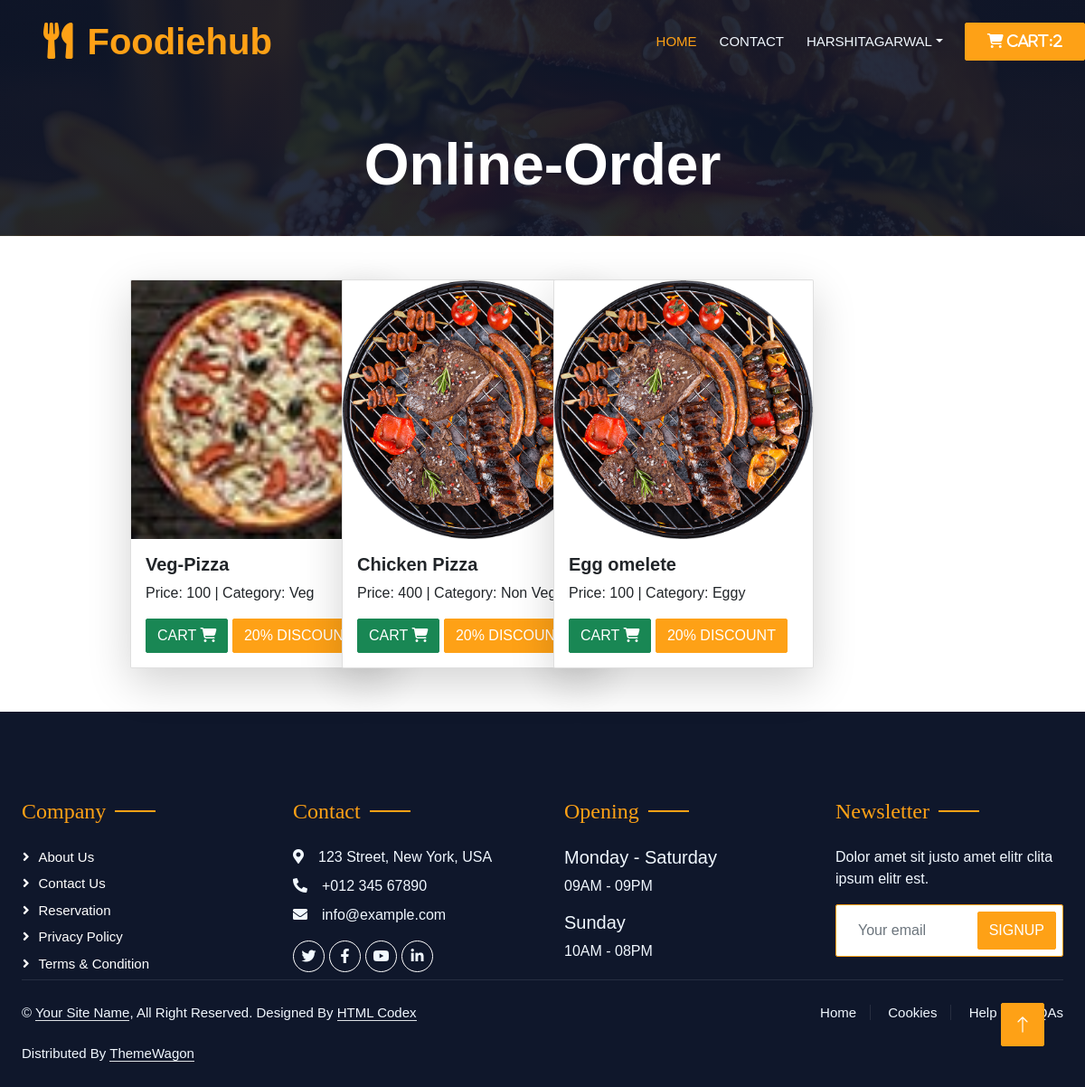
/onlne_order (signed in), run on the app's committed database.
### home/models.py (models this page shows, shortened)
class BaseModel(models.Model):
    uid=models.UUIDField(default=uuid.uuid4 ,editable=False , primary_key=True)
    created_at = models.DateTimeField(auto_now_add=True)
    updated_at = models.DateTimeField(auto_now_add=True)
    class Meta:
        abstract=True

class Dishes(BaseModel):
    category = models.ForeignKey(DishCategory , on_delete=models.CASCADE , related_name="dishes")
    Dish_name=models.CharField(max_length=100)
    Price= models.IntegerField(default=100)
    images = models.ImageField(upload_to='dish')

class DishCategory(BaseModel):
    category_name= models.CharField(max_length=100)

### home/views.py (the view)
# urls.py: path('onlne_order',views.onlineorder,name='onlineorder'),
def onlineorder(request):
    dishes = Dishes.objects.all()
    context = {'dishes' : dishes}
    return render(request,"dish.html" , context)

### template/dish.html (shortened to what this page needs)
<!DOCTYPE html>
<html lang="en">
<head>
    <link href="https://cdn.jsdelivr.net/npm/bootstrap@5.3.3/dist/css/bootstrap.min.css" rel="stylesheet">
    <link rel="stylesheet" href="https://cdnjs.cloudflare.com/ajax/libs/font-awesome/6.3.0/css/all.min.css">
    <link href="https://cdnjs.cloudflare.com/ajax/libs/font-awesome/5.10.0/css/all.min.css" rel="stylesheet">
    <link href="https://cdn.jsdelivr.net/npm/bootstrap-icons@1.4.1/font/bootstrap-icons.css" rel="stylesheet">
    <link href="https://cdn.jsdelivr.net/npm/bootstrap-icons@1.4.1/font/bootstrap-icons.css" rel="stylesheet">
    <link href="/static/lib/animate/animate.min.css" rel="stylesheet">
    <link href="/static/lib/owlcarousel/assets/owl.carousel.min.css" rel="stylesheet">
    <link href="/static/lib/tempusdominus/css/tempusdominus-bootstrap-4.min.css" rel="stylesheet" />
    <link href="/static/css/bootstrap.min.css" rel="stylesheet">
    <link href="/static/css/style.css" rel="stylesheet">
</head>
<body>
    <div class="container-xxl bg-white p-0">
        <div class="container-xxl position-relative p-0">
            <nav class="navbar navbar-expand-lg navbar-dark bg-dark px-4 px-lg-5 py-3 py-lg-0">
                <a href="" class="navbar-brand p-0">
                    <h1 class="text-primary m-0"><i class="fa fa-utensils me-3"></i>Foodiehub</h1>
                </a>
                <div class="collapse navbar-collapse" id="navbarCollapse">
                    <div class="navbar-nav ms-auto py-0 pe-4">
                        <a href={% url 'home' %} class="nav-item nav-link active">Home</a>
                        <a href={% url 'contact' %} class="nav-item nav-link">Contact</a>
                        {% if user.is_authenticated %}
                        <ul class="navbar-nav mr-2">
                            <li class="nav-item dropdown">
                                <a class="nav-link dropdown-toggle" href='#' id="navbarDropdown" role="button"data-toggle="dropdown">{{request.user}}</a>
                            </li>
                        </ul>
                        {% else %}
                        <a data-toggle="modal" data-target="#loginModal" class="nav-item nav-link">Login</a>
                        <a data-toggle="modal" data-target="#signupModal" class="nav-item nav-link">SignUp</a>
                        {% endif %}
                    </div>
                    {% if user.is_authenticated %}
                    <a href={% url 'cart'%} class="btn btn-primary py-2 px-4"><i class="fa-solid fa-cart-shopping"> Cart:{{request.user.get_cart_count}}</i></a>
                    {% endif %}
                </div>
            </nav>
            <div class="container-xxl py-5 bg-dark hero-header mb-5">
                <div class="container text-center my-5 pt-5 pb-4">
                    <h1 class="display-3 text-white mb-3 animated slideInDown">Online-Order</h1>
                </div>
            </div>
        </div>
        <div class="container mt-5">
            <div class="row">
                {% for dish in dishes %}
                <div class="col-md-3">
                    <div class="card shadow-lg" style="width: 18rem;">
                        <img src="/static/{{dish.images}}" class="card-img-top" alt="...">
                        <div class="card-body">
                            <h5 class="card-title">{{dish.Dish_name}}</h5>
                            <p>Price: {{dish.Price}} | Category: {{dish.category.category_name}}</p>
                             {% if user.is_authenticated %}
                            <a href="{% url 'add_cart' dish.uid %}" class="btn btn-success">Cart <i class="fa-solid fa-cart-shopping"></i></a>
                             {% else %}
                             <a data-toggle="modal" data-target="#loginModal" class="btn btn-success">Login</a>
                             {% endif %}
                            <a href="#" class="btn btn-primary">20% discount</a>
                        </div>
                    </div>
                </div>
                {% endfor %}
            </div>
        </div>
        <div class="container-fluid bg-dark text-light footer pt-5 mt-5 wow fadeIn" data-wow-delay="0.1s">
            <div class="container1 py-5">
                <div class="row g-5">
                    <div class="col-lg-3 col-md-6">
                        <h4 class="section-title ff-secondary text-start text-primary fw-normal mb-4">Company</h4>
                        <a class="btn btn-link" href="">About Us</a>
                        <a class="btn btn-link" href="">Contact Us</a>
                        <a class="btn btn-link" href="">Reservation</a>
                        <a class="btn btn-link" href="">Privacy Policy</a>
                        <a class="btn btn-link" href="">Terms & Condition</a>
                    </div>
                    <div class="col-lg-3 col-md-6">
                        <h4 class="section-title ff-secondary text-start text-primary fw-normal mb-4">Contact</h4>
                        <p class="mb-2"><i class="fa fa-map-marker-alt me-3"></i>123 Street, New York, USA</p>
                        <p class="mb-2"><i class="fa fa-phone-alt me-3"></i>+012 345 67890</p>
                        <p class="mb-2"><i class="fa fa-envelope me-3"></i>info@example.com</p>
                        <div class="d-flex pt-2">
                            <a class="btn btn-outline-light btn-social" href=""><i class="fab fa-twitter"></i></a>
                            <a class="btn btn-outline-light btn-social" href=""><i class="fab fa-facebook-f"></i></a>
                            <a class="btn btn-outline-light btn-social" href=""><i class="fab fa-youtube"></i></a>
                            <a class="btn btn-outline-light btn-social" href=""><i class="fab fa-linkedin-in"></i></a>
                        </div>
                    </div>
                    <div class="col-lg-3 col-md-6">
                        <h4 class="section-title ff-secondary text-start text-primary fw-normal mb-4">Opening</h4>
                        <h5 class="text-light fw-normal">Monday - Saturday</h5>
                        <p>09AM - 09PM</p>
                        <h5 class="text-light fw-normal">Sunday</h5>
                        <p>10AM - 08PM</p>
                    </div>
                    <div class="col-lg-3 col-md-6">
                        <h4 class="section-title ff-secondary text-start text-primary fw-normal mb-4">Newsletter</h4>
                        <p>Dolor amet sit justo amet elitr clita ipsum elitr est.</p>
                        <div class="position-relative mx-auto" style="max-width: 400px;">
                            <input class="form-control border-primary w-100 py-3 ps-4 pe-5" type="text"
                                placeholder="Your email">
                            <button type="button"
                                class="btn btn-primary py-2 position-absolute top-0 end-0 mt-2 me-2">SignUp</button>
                        </div>
                    </div>
                </div>
            </div>
            <div class="container1">
                <div class="copyright">
                    <div class="row">
                        <div class="col-md-6 text-center text-md-start mb-3 mb-md-0">
                            &copy; <a class="border-bottom" href="#">Your Site Name</a>, All Right Reserved.
                            Designed By <a class="border-bottom" href="https://htmlcodex.com">HTML Codex</a><br><br>
                            Distributed By <a class="border-bottom" href="https://themewagon.com"
                                target="_blank">ThemeWagon</a>
                        </div>
                        <div class="col-md-6 text-center text-md-end">
                            <div class="footer-menu">
                                <a href="">Home</a>
                                <a href="">Cookies</a>
                                <a href="">Help</a>
                                <a href="">FQAs</a>
                            </div>
                        </div>
                    </div>
                </div>
            </div>
        </div>
        <a href="#" class="btn btn-lg btn-primary btn-lg-square back-to-top"><i class="bi bi-arrow-up"></i></a>
    </div>
</body>
</html>

### static/css/style.css (style rules this page uses)
:root { --primary: #FEA116; --light: #F1F8FF; --dark: #0F172B; }
.ff-secondary { font-family: 'Pacifico', cursive; }
.back-to-top { position: fixed; display: none; right: 45px; bottom: 45px; z-index: 99; }
.btn { font-family: 'Nunito', sans-serif; font-weight: 500; text-transform: uppercase; transition: .5s; }
.btn.btn-primary, .btn.btn-secondary { color: #FFFFFF; }
.btn-lg-square { width: 48px; height: 48px; }
.btn-square, .btn-sm-square, .btn-lg-square { padding: 0; display: flex; align-items: center; justify-content: center; font-weight: normal; border-radius: 2px; }
.navbar-dark .navbar-nav .nav-link { position: relative; margin-left: 25px; padding: 35px 0; font-size: 15px; color: var(--light) !important; text-transform: uppercase; font-weight: 500; outline: none; transition: .5s; }
.navbar-dark .navbar-nav .nav-link:hover, .navbar-dark .navbar-nav .nav-link.active { color: var(--primary) !important; }
@media (min-width: 992px) { .navbar-dark { position: absolute; width: 100%; top: 0; left: 0; z-index: 999; background: transparent !important; } }
.hero-header { background: linear-gradient(rgba(15, 23, 43, .9), rgba(15, 23, 43, .9)), url(../img/foodiesfeed.com_burger-with-melted-cheese.jpg); background-position: center center; background-repeat: no-repeat; background-size: cover; }
.section-title { position: relative; display: inline-block; }
.section-title::before { position: absolute; content: ""; width: 45px; height: 2px; top: 50%; left: -55px; margin-top: -1px; background: var(--primary); }
.section-title::after { position: absolute; content: ""; width: 45px; height: 2px; top: 50%; right: -55px; margin-top: -1px; background: var(--primary); }
.section-title.text-start::before, .section-title.text-end::after { display: none; }
.footer .btn.btn-social { margin-right: 5px; width: 35px; height: 35px; display: flex; align-items: center; justify-content: center; color: var(--light); border: 1px solid #FFFFFF; border-radius: 35px; transition: .3s; }
.footer .btn.btn-link { display: block; margin-bottom: 5px; padding: 0; text-align: left; color: #FFFFFF; font-size: 15px; font-weight: normal; text-transform: capitalize; transition: .3s; }
.footer .btn.btn-link::before { position: relative; content: "\f105"; font-family: "Font Awesome 5 Free"; font-weight: 900; margin-right: 10px; }
.footer .copyright { padding: 25px 0; font-size: 15px; border-top: 1px solid rgba(256, 256, 256, .1); }
.footer .copyright a { color: var(--light); }
.footer .footer-menu a { margin-right: 15px; padding-right: 15px; border-right: 1px solid rgba(255, 255, 255, .1); }
.footer .footer-menu a:last-child { margin-right: 0; padding-right: 0; border-right: none; }

### template/dish.html (style rules this page uses)
.nav-link { color: #666666 !important; }
.mu-header, nav, header { background-color: black !important; }
.container { width: 80%; }
.navbar.navbar-expand-lg.navbar-dark.bg-dark.px-4.px-lg-5 { padding-right: 0rem !important; }

### data on the page
Dishes: images (picture), Dish_name "Veg-Pizza", Price "100", category.category_name "Veg"
Dishes: images (picture), Dish_name "Chicken Pizza", Price "400", category.category_name "Non Veg"
Dishes: images (picture), Dish_name "Egg omelete", Price "100", category.category_name "Eggy"

### other printed values
{{ request.user }} "HARSHITAGARWAL"
{{ request.user.get_cart_count }} "2"
